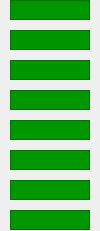
   <widget class="QWidget" native="1" name="widget_3" >
    <property name="geometry" >
     <rect>
      <x>200</x>
      <y>30</y>
      <width>100</width>
      <height>231</height>
     </rect>
    </property>
    <property name="styleSheet" >
     <string>color: rgb(0, 0, 0);</string>
    </property>
    <widget class="CALabel" name="caLabel_21" >
     <property name="geometry" >
      <rect>
       <x>10</x>
       <y>0</y>
       <width>80</width>
       <height>20</height>
      </rect>
     </property>
     <property name="font" >
      <font/>
     </property>
     <property name="styleSheet" >
      <string>QWidget { background-color: #009600; }</string>
     </property>
     <property name="frameShape" >
      <enum>QFrame::StyledPanel</enum>
     </property>
     <property name="alignment" >
      <set>Qt::AlignRight|Qt::AlignTrailing|Qt::AlignVCenter</set>
     </property>
     <property name="indent" >
      <number>10</number>
     </property>
     <property name="pvname" >
      <string>QDS:TFC_1516_B_B:B16:AI03:V_OUT</string>
     </property>
     <property name="dmode" stdset="0" >
      <enum>CALabel::Double</enum>
     </property>
     <property name="cmode" stdset="0" >
      <enum>CALabel::Alarm</enum>
     </property>
    </widget>
    <widget class="CALabel" name="caLabel_28" >
     <property name="geometry" >
      <rect>
       <x>10</x>
       <y>210</y>
       <width>80</width>
       <height>20</height>
      </rect>
     </property>
     <property name="font" >
      <font/>
     </property>
     <property name="styleSheet" >
      <string>QWidget { background-color: #009600; }</string>
     </property>
     <property name="frameShape" >
      <enum>QFrame::StyledPanel</enum>
     </property>
     <property name="alignment" >
      <set>Qt::AlignRight|Qt::AlignTrailing|Qt::AlignVCenter</set>
     </property>
     <property name="indent" >
      <number>10</number>
     </property>
     <property name="pvname" >
      <string>QDS:TFB_NRTB_C_B:C08:AI03:V_OUT</string>
     </property>
     <property name="dmode" stdset="0" >
      <enum>CALabel::Double</enum>
     </property>
     <property name="cmode" stdset="0" >
      <enum>CALabel::Alarm</enum>
     </property>
    </widget>
    <widget class="CALabel" name="caLabel_23" >
     <property name="geometry" >
      <rect>
       <x>10</x>
       <y>60</y>
       <width>80</width>
       <height>20</height>
      </rect>
     </property>
     <property name="font" >
      <font/>
     </property>
     <property name="styleSheet" >
      <string>QWidget { background-color: #009600; }</string>
     </property>
     <property name="frameShape" >
      <enum>QFrame::StyledPanel</enum>
     </property>
     <property name="alignment" >
      <set>Qt::AlignRight|Qt::AlignTrailing|Qt::AlignVCenter</set>
     </property>
     <property name="indent" >
      <number>10</number>
     </property>
     <property name="pvname" >
      <string>QDS:TFB_NBUS_C_A:C03:AI03:V_OUT</string>
     </property>
     <property name="dmode" stdset="0" >
      <enum>CALabel::Double</enum>
     </property>
     <property name="cmode" stdset="0" >
      <enum>CALabel::Alarm</enum>
     </property>
    </widget>
    <widget class="CALabel" name="caLabel_25" >
     <property name="geometry" >
      <rect>
       <x>10</x>
       <y>120</y>
       <width>80</width>
       <height>20</height>
      </rect>
     </property>
     <property name="font" >
      <font/>
     </property>
     <property name="styleSheet" >
      <string>QWidget { background-color: #009600; }</string>
     </property>
     <property name="frameShape" >
      <enum>QFrame::StyledPanel</enum>
     </property>
     <property name="alignment" >
      <set>Qt::AlignRight|Qt::AlignTrailing|Qt::AlignVCenter</set>
     </property>
     <property name="indent" >
      <number>10</number>
     </property>
     <property name="pvname" >
      <string>QDS:TFB_PRTB_C_A:C05:AI03:V_OUT</string>
     </property>
     <property name="dmode" stdset="0" >
      <enum>CALabel::Double</enum>
     </property>
     <property name="cmode" stdset="0" >
      <enum>CALabel::Alarm</enum>
     </property>
    </widget>
    <widget class="CALabel" name="caLabel_26" >
     <property name="geometry" >
      <rect>
       <x>10</x>
       <y>150</y>
       <width>80</width>
       <height>20</height>
      </rect>
     </property>
     <property name="font" >
      <font/>
     </property>
     <property name="styleSheet" >
      <string>QWidget { background-color: #009600; }</string>
     </property>
     <property name="frameShape" >
      <enum>QFrame::StyledPanel</enum>
     </property>
     <property name="alignment" >
      <set>Qt::AlignRight|Qt::AlignTrailing|Qt::AlignVCenter</set>
     </property>
     <property name="indent" >
      <number>10</number>
     </property>
     <property name="pvname" >
      <string>QDS:TFB_PRTB_C_B:C06:AI03:V_OUT</string>
     </property>
     <property name="dmode" stdset="0" >
      <enum>CALabel::Double</enum>
     </property>
     <property name="cmode" stdset="0" >
      <enum>CALabel::Alarm</enum>
     </property>
    </widget>
    <widget class="CALabel" name="caLabel_22" >
     <property name="geometry" >
      <rect>
       <x>10</x>
       <y>30</y>
       <width>80</width>
       <height>20</height>
      </rect>
     </property>
     <property name="font" >
      <font/>
     </property>
     <property name="styleSheet" >
      <string>QWidget { background-color: #009600; }</string>
     </property>
     <property name="frameShape" >
      <enum>QFrame::StyledPanel</enum>
     </property>
     <property name="alignment" >
      <set>Qt::AlignRight|Qt::AlignTrailing|Qt::AlignVCenter</set>
     </property>
     <property name="indent" >
      <number>10</number>
     </property>
     <property name="pvname" >
      <string>QDS:TFB_PBUS_C_B:C02:AI03:V_OUT</string>
     </property>
     <property name="dmode" stdset="0" >
      <enum>CALabel::Double</enum>
     </property>
     <property name="cmode" stdset="0" >
      <enum>CALabel::Alarm</enum>
     </property>
    </widget>
    <widget class="CALabel" name="caLabel_24" >
     <property name="geometry" >
      <rect>
       <x>10</x>
       <y>90</y>
       <width>80</width>
       <height>20</height>
      </rect>
     </property>
     <property name="font" >
      <font/>
     </property>
     <property name="styleSheet" >
      <string>QWidget { background-color: #009600; }</string>
     </property>
     <property name="frameShape" >
      <enum>QFrame::StyledPanel</enum>
     </property>
     <property name="alignment" >
      <set>Qt::AlignRight|Qt::AlignTrailing|Qt::AlignVCenter</set>
     </property>
     <property name="indent" >
      <number>10</number>
     </property>
     <property name="pvname" >
      <string>QDS:TFB_NBUS_C_B:C04:AI03:V_OUT</string>
     </property>
     <property name="dmode" stdset="0" >
      <enum>CALabel::Double</enum>
     </property>
     <property name="cmode" stdset="0" >
      <enum>CALabel::Alarm</enum>
     </property>
    </widget>
    <widget class="CALabel" name="caLabel_27" >
     <property name="geometry" >
      <rect>
       <x>10</x>
       <y>180</y>
       <width>80</width>
       <height>20</height>
      </rect>
     </property>
     <property name="font" >
      <font/>
     </property>
     <property name="styleSheet" >
      <string>QWidget { background-color: #009600; }</string>
     </property>
     <property name="frameShape" >
      <enum>QFrame::StyledPanel</enum>
     </property>
     <property name="alignment" >
      <set>Qt::AlignRight|Qt::AlignTrailing|Qt::AlignVCenter</set>
     </property>
     <property name="indent" >
      <number>10</number>
     </property>
     <property name="pvname" >
      <string>QDS:TFB_NRTB_C_A:C07:AI03:V_OUT</string>
     </property>
     <property name="dmode" stdset="0" >
      <enum>CALabel::Double</enum>
     </property>
     <property name="cmode" stdset="0" >
      <enum>CALabel::Alarm</enum>
     </property>
    </widget>
   </widget>
